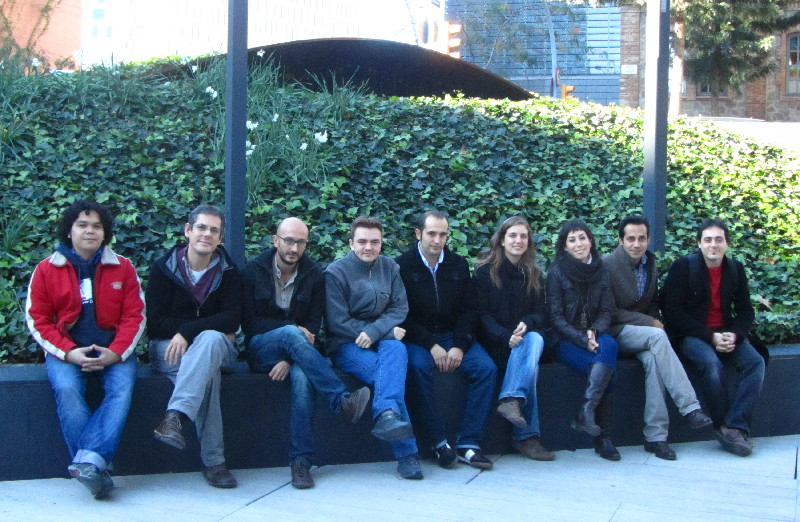
//> input picture examples/Seccio1.3/image1.jpg, 800 x 522 px
$ ./face image1.jpg   (built with g++ and OpenCV 4)
//> lines starting //> are read from the running program, lines starting //| are printed output that depends on the picture; after the words box and inside, x2 and y2 are one past the last pixel; in counts of white or black regions, pixels touching at a corner belong together
//> further down, image is the input picture: 522 rows x 800 cols, CV_8UC3; mean B, G, R 128.9, 114.6, 91.9
#include "opencv2/objdetect/objdetect.hpp"
#include "opencv2/highgui/highgui.hpp"
#include "opencv2/imgproc/imgproc.hpp"

#include <iostream>
#include <stdio.h>

using namespace std;
using namespace cv;

void detectAndDisplay(Mat frame)
{
  vector<Rect> faces;
  Mat frame_gray;

  CascadeClassifier face_cascade;

  // Load the cascades
  if (!face_cascade.load("haarcascade_frontalface_alt.xml")) {
    cout << "-- Error loading cascade\n" << endl; exit(1);
  }

  cvtColor(frame, frame_gray, CV_BGR2GRAY);
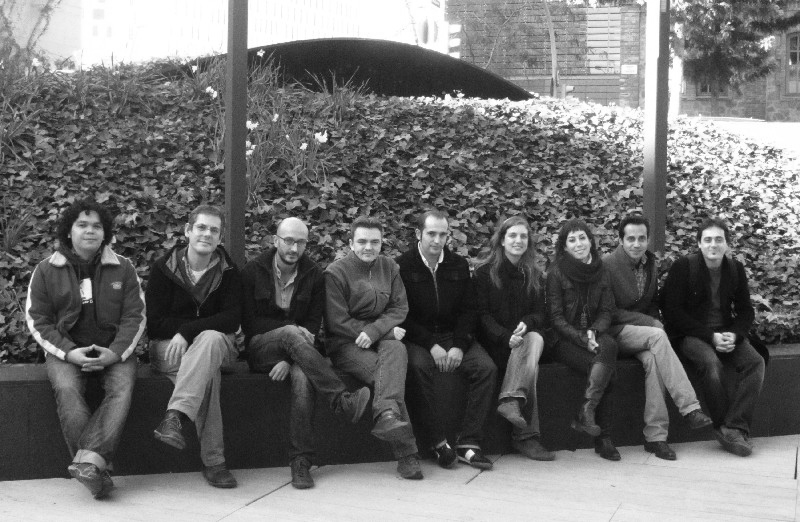
//> frame_gray: 522 rows x 800 cols, CV_8UC1; min 1, max 255, mean 109.4
  equalizeHist(frame_gray, frame_gray);
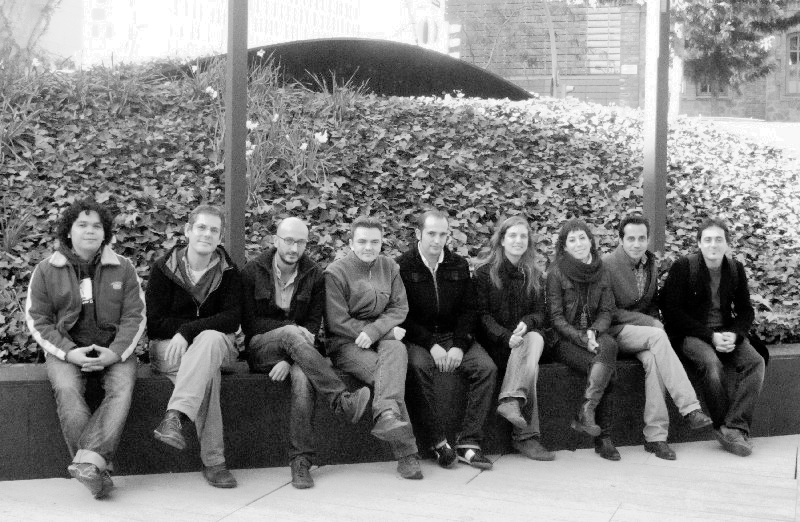
//> frame_gray: 522 rows x 800 cols, CV_8UC1; min 0, max 255, mean 128.3

  // Detect faces
  face_cascade.detectMultiScale( frame_gray, faces, 1.1, 2,
				 0|CV_HAAR_SCALE_IMAGE, Size(30, 30));
//> faces = 8 Rects (x, y, width, height): [69, 210, 41, 41], [188, 213, 39, 39], [420, 220, 35, 35], [618, 224, 37, 37], [694, 226, 38, 38], [276, 228, 35, 35], [349, 227, 38, 38], [207, 304, 64, 64]

  // Draw ellipses in image
  for( int i = 0; i < faces.size(); i++ )
  {
    Point center(faces[i].x + faces[i].width*0.5,
		 faces[i].y + faces[i].height*0.5 );
    ellipse(frame, center, Size(faces[i].width*0.5,
            faces[i].height*0.5), 0, 0, 360, Scalar(255, 0, 255 ),
	    4, 8, 0);
  }
//> this loop made 8 passes
//> center on passes 1 to 8: Point(89, 230), Point(207, 232), Point(437, 237), Point(636, 242), Point(713, 245), Point(293, 245), Point(368, 246), Point(239, 336)
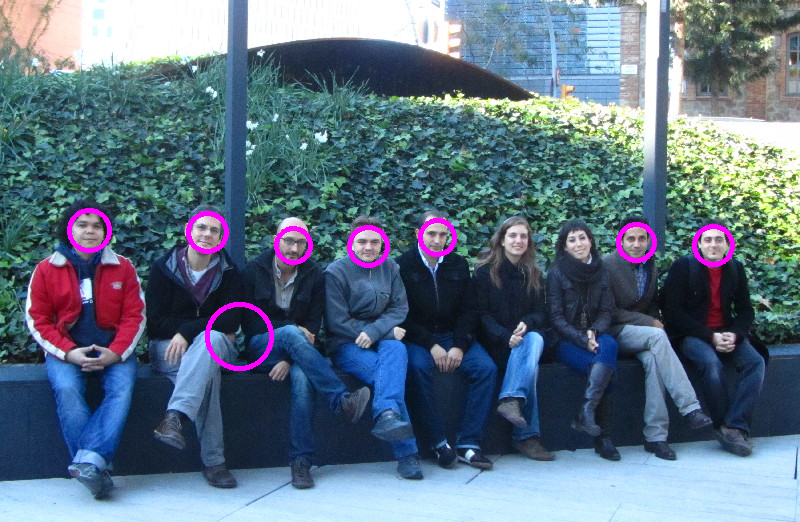
//> frame: 522 rows x 800 cols, CV_8UC3; 1.2% of pixels changed, all inside (x1, y1, x2, y2) = (67, 208, 735, 371)
  // Show result
  imshow("Face detection demo", frame );
}

int main( int argc, const char** argv )
{
  if( argc != 2)
  {
    cout <<" Usage: face image" << endl;
    return -1;
  }

  // Read the image
  Mat image;
  image = imread(argv[1], CV_LOAD_IMAGE_COLOR);

  if(! image.data )
  {
    cout <<  "Could not open or find the image" << endl;
    return -1;
  }

  detectAndDisplay(image);

  int c = waitKey(0);
//> the space key is pressed

  return 0;
}
